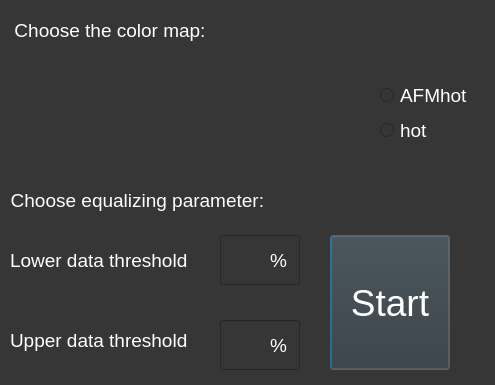
<?xml version="1.0" encoding="UTF-8"?>
<ui version="4.0">
 <class>Dialog</class>
 <widget class="QDialog" name="Dialog">
  <property name="geometry">
   <rect>
    <x>0</x>
    <y>0</y>
    <width>495</width>
    <height>385</height>
   </rect>
  </property>
  <property name="windowTitle">
   <string>sm4 file based image</string>
  </property>
  <property name="autoFillBackground">
   <bool>false</bool>
  </property>
  <property name="styleSheet">
   <string notr="true">background-color: rgb(54, 54, 54)</string>
  </property>
  <widget class="QLabel" name="cmap_label">
   <property name="geometry">
    <rect>
     <x>10</x>
     <y>10</y>
     <width>200</width>
     <height>40</height>
    </rect>
   </property>
   <property name="styleSheet">
    <string notr="true">color:rgb(255,255,255); font-size:14pt
</string>
   </property>
   <property name="text">
    <string>Choose the color map:</string>
   </property>
   <property name="alignment">
    <set>Qt::AlignCenter</set>
   </property>
  </widget>
  <widget class="QPushButton" name="start_button">
   <property name="geometry">
    <rect>
     <x>330</x>
     <y>235</y>
     <width>120</width>
     <height>135</height>
    </rect>
   </property>
   <property name="styleSheet">
    <string notr="true">color:rgb(255,255,255); font-size:28pt
</string>
   </property>
   <property name="text">
    <string>Start</string>
   </property>
  </widget>
  <widget class="QRadioButton" name="cmap_button1">
   <property name="geometry">
    <rect>
     <x>380</x>
     <y>75</y>
     <width>110</width>
     <height>40</height>
    </rect>
   </property>
   <property name="styleSheet">
    <string notr="true">color:rgb(255,255,255); font-size:14pt</string>
   </property>
   <property name="text">
    <string>AFMhot</string>
   </property>
   <property name="iconSize">
    <size>
     <width>16</width>
     <height>16</height>
    </size>
   </property>
   <attribute name="buttonGroup">
    <string notr="true">cmap_buttonGroup</string>
   </attribute>
  </widget>
  <widget class="QRadioButton" name="cmap_button2">
   <property name="geometry">
    <rect>
     <x>380</x>
     <y>110</y>
     <width>110</width>
     <height>40</height>
    </rect>
   </property>
   <property name="styleSheet">
    <string notr="true">color:rgb(255,255,255); font-size:14pt</string>
   </property>
   <property name="text">
    <string>hot</string>
   </property>
   <attribute name="buttonGroup">
    <string notr="true">cmap_buttonGroup</string>
   </attribute>
  </widget>
  <widget class="QLabel" name="cmap_img">
   <property name="geometry">
    <rect>
     <x>10</x>
     <y>60</y>
     <width>360</width>
     <height>120</height>
    </rect>
   </property>
   <property name="autoFillBackground">
    <bool>false</bool>
   </property>
   <property name="styleSheet">
    <string notr="true"/>
   </property>
   <property name="text">
    <string/>
   </property>
   <property name="textFormat">
    <enum>Qt::PlainText</enum>
   </property>
   <property name="pixmap">
    <pixmap resource="logo.qrc">:/newPrefix/cmaps.jpg</pixmap>
   </property>
   <property name="scaledContents">
    <bool>true</bool>
   </property>
  </widget>
  <widget class="QLabel" name="equa_label">
   <property name="geometry">
    <rect>
     <x>10</x>
     <y>180</y>
     <width>260</width>
     <height>40</height>
    </rect>
   </property>
   <property name="styleSheet">
    <string notr="true">color:rgb(255,255,255); font-size:14pt</string>
   </property>
   <property name="text">
    <string>Choose equalizing parameter: </string>
   </property>
   <property name="alignment">
    <set>Qt::AlignCenter</set>
   </property>
  </widget>
  <widget class="QLineEdit" name="equa_write1">
   <property name="geometry">
    <rect>
     <x>220</x>
     <y>235</y>
     <width>80</width>
     <height>50</height>
    </rect>
   </property>
   <property name="styleSheet">
    <string notr="true">color:rgb(230,230,230); font-size:14pt</string>
   </property>
   <property name="text">
    <string/>
   </property>
   <property name="alignment">
    <set>Qt::AlignCenter</set>
   </property>
   <property name="placeholderText">
    <string/>
   </property>
  </widget>
  <widget class="QLabel" name="equa_label1">
   <property name="geometry">
    <rect>
     <x>10</x>
     <y>220</y>
     <width>200</width>
     <height>80</height>
    </rect>
   </property>
   <property name="font">
    <font>
     <pointsize>14</pointsize>
    </font>
   </property>
   <property name="styleSheet">
    <string notr="true">color:rgb(255,255,255); font-size:14pt</string>
   </property>
   <property name="text">
    <string>Lower data threshold</string>
   </property>
  </widget>
  <widget class="QLabel" name="equa_label2">
   <property name="geometry">
    <rect>
     <x>10</x>
     <y>300</y>
     <width>200</width>
     <height>80</height>
    </rect>
   </property>
   <property name="styleSheet">
    <string notr="true">color:rgb(255,255,255); font-size:14pt</string>
   </property>
   <property name="text">
    <string>Upper data threshold</string>
   </property>
  </widget>
  <widget class="QLineEdit" name="equa_write2">
   <property name="geometry">
    <rect>
     <x>220</x>
     <y>320</y>
     <width>80</width>
     <height>50</height>
    </rect>
   </property>
   <property name="styleSheet">
    <string notr="true">color:rgb(230,230,230); font-size:14pt</string>
   </property>
   <property name="text">
    <string/>
   </property>
   <property name="alignment">
    <set>Qt::AlignCenter</set>
   </property>
   <property name="placeholderText">
    <string/>
   </property>
  </widget>
  <widget class="QLabel" name="equa_perc2">
   <property name="geometry">
    <rect>
     <x>270</x>
     <y>330</y>
     <width>20</width>
     <height>30</height>
    </rect>
   </property>
   <property name="styleSheet">
    <string notr="true">color:rgb(255,255,255); font-size:14pt</string>
   </property>
   <property name="text">
    <string>%</string>
   </property>
  </widget>
  <widget class="QLabel" name="equa_perc1">
   <property name="geometry">
    <rect>
     <x>270</x>
     <y>245</y>
     <width>20</width>
     <height>30</height>
    </rect>
   </property>
   <property name="styleSheet">
    <string notr="true">color:rgb(255,255,255); font-size:14pt</string>
   </property>
   <property name="text">
    <string>%</string>
   </property>
  </widget>
 </widget>
 <resources>
  <include location="logo.qrc"/>
 </resources>
 <connections/>
 <buttongroups>
  <buttongroup name="cmap_buttonGroup"/>
 </buttongroups>
</ui>
